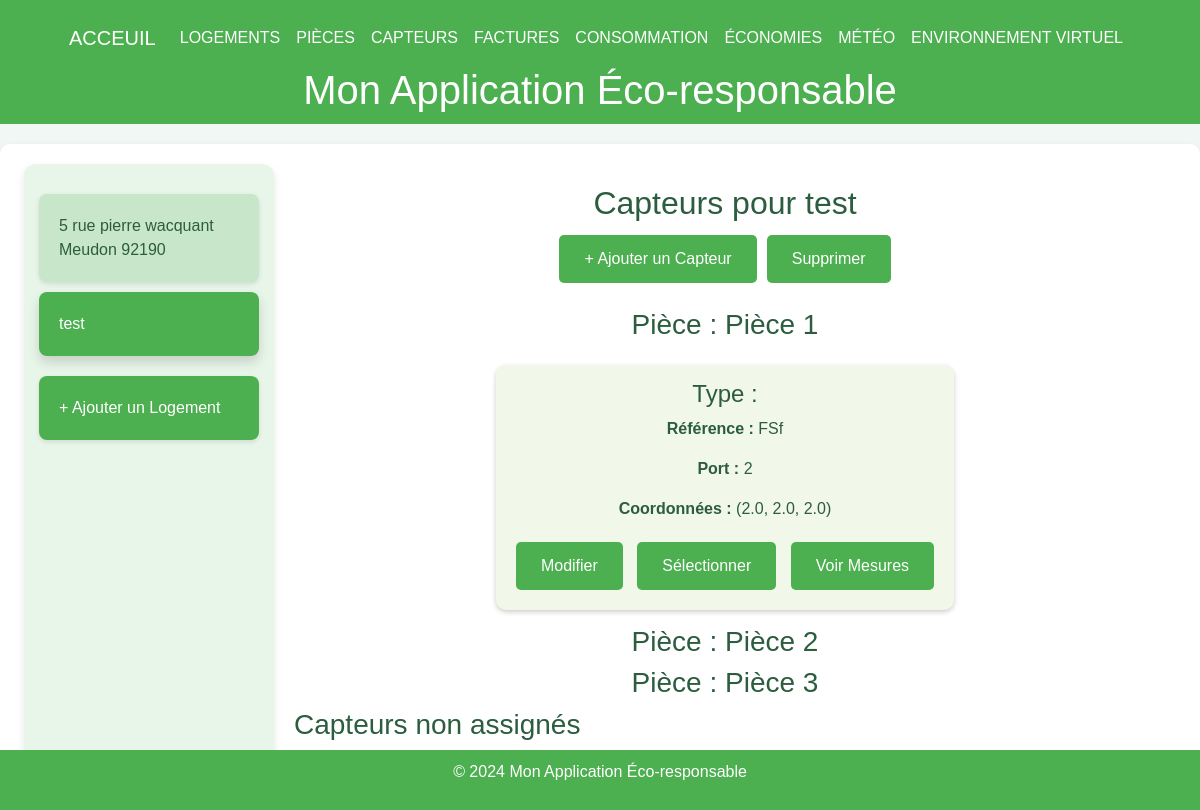
/sensors/2, run on an earlier commit of the app's database.
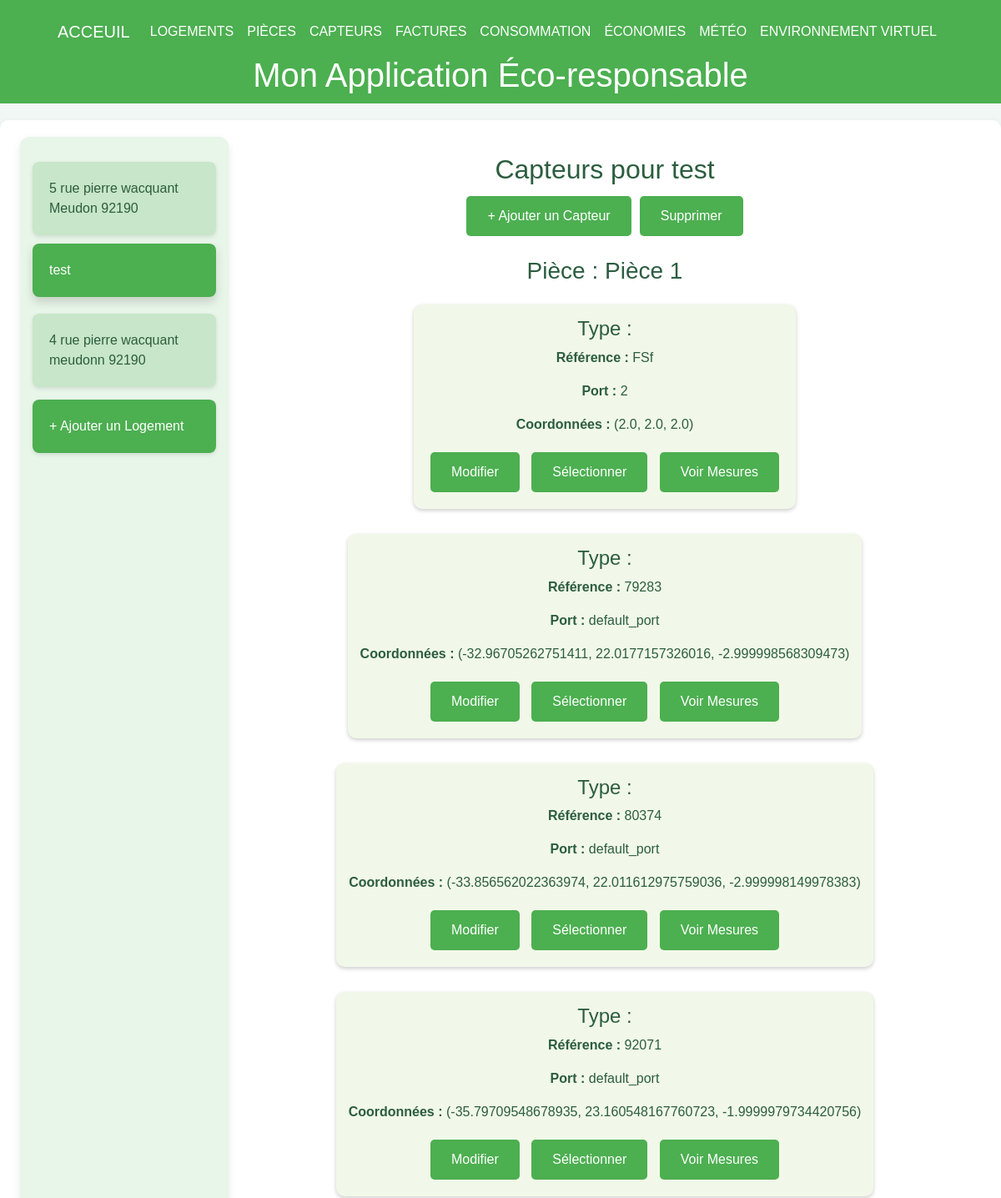
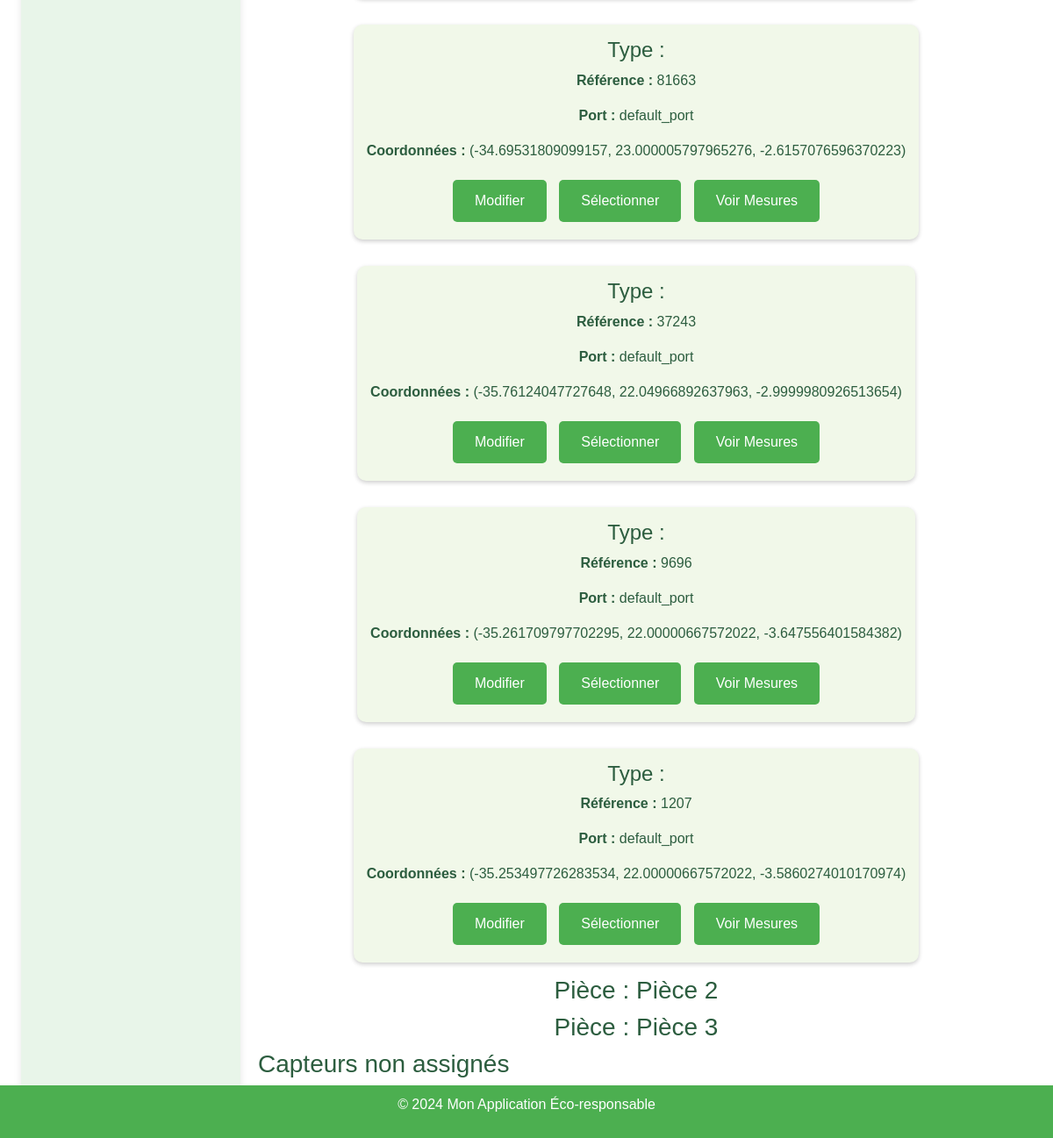
And on a later commit of the database (2 pictures, top to bottom).
### tables this page shows
CREATE TABLE Housing (
housing_id INTEGER PRIMARY KEY, -- Identifiant unique pour chaque logement
address VARCHAR(255), -- Adresse du logement
phone_number VARCHAR(20), -- NumÃ©ro de contact pour le logement
ip_address VARCHAR(15), -- Adresse IP associÃ©e au logement
insert_date TIMESTAMP DEFAULT CURRENT_TIMESTAMP -- Horodatage de l'ajout de l'enregistrement
);

CREATE TABLE Room (
    room_id INTEGER PRIMARY KEY, 
    housing_id INTEGER,
    name VARCHAR(100),
    x FLOAT,
    y FLOAT,
    z FLOAT,
    gltf_model VARCHAR(100) DEFAULT NULL,  -- Fix here: Comma instead of semicolon
    FOREIGN KEY (housing_id) REFERENCES Housing(housing_id)
);

CREATE TABLE Sensor (
    sensor_id INTEGER PRIMARY KEY, -- Identifiant unique pour chaque capteur ou actionneur
    room_id INTEGER, -- RÃ©fÃ©rence Ã  la piÃ¨ce oÃ¹ le capteur est installÃ©
    type_id INTEGER, -- RÃ©fÃ©rence au type de capteur/actionneur
    commercial_reference VARCHAR(50), -- RÃ©fÃ©rence commerciale du capteur/actionneur
    communication_port VARCHAR(50), -- Port utilisÃ© pour la communication avec le capteur/actionneur
    x_coordinate FLOAT, -- CoordonnÃ©e X du capteur
    y_coordinate FLOAT, -- CoordonnÃ©e Y du capteur
    z_coordinate FLOAT, -- CoordonnÃ©e Z du capteur
    insert_date TIMESTAMP DEFAULT CURRENT_TIMESTAMP, -- Horodatage de l'ajout de l'enregistrement du capteur
    FOREIGN KEY (room_id) REFERENCES Room(room_id), -- Lien entre le capteur et une piÃ¨ce spÃ©cifique
    FOREIGN KEY (type_id) REFERENCES SensorType(type_id) -- Lien entre le capteur et un type spÃ©cifique
);

### main.py (the view)
@app.get("/sensors/{housing_id}", response_class=HTMLResponse)
def get_sensors_by_housing(request: Request, housing_id: int):
    conn = get_db_connection()
    logements = conn.execute("SELECT housing_id, address FROM Housing").fetchall()
    sensors_by_room = conn.execute(
        """
        SELECT r.name AS room_name, s.sensor_id, s.type_id, s.commercial_reference, s.communication_port,
               s.x_coordinate, s.y_coordinate, s.z_coordinate, r.room_id
        FROM Sensor s
        JOIN Room r ON s.room_id = r.room_id
        WHERE r.housing_id = ?
        ORDER BY r.room_id
        """, (housing_id,)
    ).fetchall()
    rooms = conn.execute("SELECT room_id, name FROM Room WHERE housing_id = ?", (housing_id,)).fetchall()
    conn.close()
    sensors_by_room = [dict(sensor) for sensor in sensors_by_room]
    selected_logement_address = next(
        (logement["address"] for logement in logements if logement["housing_id"] == housing_id), None
    )
    return templates.TemplateResponse(
        "configuration.html",
        {
            "request": request,
            "logements": logements,
            "sensors_by_room": sensors_by_room,
            "rooms": rooms,
            "selected_id": housing_id,
            "selected_logement_address": selected_logement_address,
        },
    )

### templates/configuration.html (shortened to what this page needs)
{% extends "layout.html" %}
{% block content %}
<div class="container-fluid">
      <div class="menu">
            {% for logement in logements %}
            <div class="menu-item {% if selected_id == logement.housing_id %}active{% endif %}"
                  onclick="location.href='/sensors/{{ logement.housing_id }}'">
                  {{ logement.address }}
            </div>
            {% endfor %}
            <div class="menu-item" style="background-color: #4caf50; color: white;"
                  onclick="location.href='https://localhost:8000/logements'">
                  + Ajouter un Logement
            </div>
      </div>
      <div class="content">
            <h2 class="text-center">Capteurs pour {{ selected_logement_address or 'Logement par Défaut' }}</h2>
            <div class="actions">
                  <button class="btn" onclick="openAddModal()">+ Ajouter un Capteur</button>
                  <button class="btn" onclick="deleteSelected()">Supprimer</button>
            </div>
            {% if sensors_by_room %}
            {% for room in rooms %}
            <div class="room-section">
                  <h3 class="text-center">Pièce : {{ room.name }}</h3>
                  <div class="d-flex flex-wrap justify-content-center">
                        {% for sensor in sensors_by_room if sensor.room_id == room.room_id %}
                        <div class="tile" id="tile-{{ sensor.sensor_id }}">
                              <h4>Type : {{ sensor.type }}</h4>
                              <p><strong>Référence :</strong> {{ sensor.commercial_reference }}</p>
                              <p><strong>Port :</strong> {{ sensor.communication_port }}</p>
                              <p><strong>Coordonnées :</strong> ({{ sensor.x_coordinate }}, {{ sensor.y_coordinate }},
                                    {{ sensor.z_coordinate }})</p>
                              <button class="btn"
                                    onclick="openEditModal('{{ sensor.sensor_id }}', '{{ sensor.room_id }}', '{{ sensor.type_id }}', '{{ sensor.commercial_reference }}', '{{ sensor.communication_port }}', '{{ sensor.x_coordinate }}', '{{ sensor.y_coordinate }}', '{{ sensor.z_coordinate }}')">
                                    Modifier
                              </button>
                              <button class="btn"
                                    onclick="toggleSelection('{{ sensor.sensor_id }}')">Sélectionner</button>
                              <a href="/measurements/{{ sensor.sensor_id }}" class="btn" style="text-decoration: none;">
                                    Voir Mesures
                              </a>
                        </div>
                        {% endfor %}
                  </div>
            </div>
            {% endfor %}
            <div class="room-section">
                  <h3>Capteurs non assignés</h3>
            </div>
            {% else %}
            <p class="text-center">Aucun capteur trouvé pour ce logement.</p>
            {% endif %}
      </div>
</div>
{% endblock %}

### templates/layout.html (shortened to what this page needs)
<!DOCTYPE html>
<html lang="fr">
<head>
    <link href="https://cdn.jsdelivr.net/npm/bootstrap@5.3.0/dist/css/bootstrap.min.css" rel="stylesheet">
</head>
<body>
    <header>
        {% include 'menu.html' %}
        <h1>Mon Application Éco-responsable</h1>
    </header>
    <main class="container-fluid">
        {% block content %}{% endblock %}
    </main>
    <footer>
        <p>&copy; 2024 Mon Application Éco-responsable</p>
    </footer>
</body>
</html>

### templates/menu.html (shortened to what this page needs)
<nav class="navbar navbar-expand-lg navbar-light">
    <div class="container-fluid">
        <a class="navbar-brand text-white" href="/">Acceuil</a>
        <div class="collapse navbar-collapse" id="navbarNav">
            <ul class="navbar-nav">
                <li class="nav-item"><a class="nav-link text-white" href="/logements">Logements</a></li>
                <li class="nav-item"><a class="nav-link text-white" href="/rooms/1">Pièces</a></li>
                <li class="nav-item"><a class="nav-link text-white" href="/sensors/1">Capteurs</a></li>
                <li class="nav-item"><a class="nav-link text-white" href="/visualiser_factures">Factures</a></li>
                <li class="nav-item"><a class="nav-link text-white" href="/consommation_par_logement">Consommation</a></li>
                <li class="nav-item"><a class="nav-link text-white" href="/economies_realisees">Économies</a></li>
                <li class="nav-item"><a class="nav-link text-white" href="/meteo">Météo</a></li>
                <li class="nav-item"><a class="nav-link text-white" href="/vite_scene">Environnement Virtuel</a></li>
            </ul>
        </div>
    </div>
</nav>

### templates/layout.html (style rules this page uses)
body { font-family: Arial, sans-serif; margin: 0; padding: 0; background-color: #f0f7f4; color: #2c5d3f; }
header { background-color: #4caf50; color: white; display: flex; flex-direction: column; align-items: center; padding: 10px; position: relative; }
header h1 { text-align: center; margin: 0; }
main { margin: 20px auto; padding: 20px; max-width: 1200px; background-color: white; border-radius: 10px; box-shadow: 0 4px 10px rgba(0, 0, 0, 0.1); }
footer { background-color: #4caf50; color: white; text-align: center; padding: 10px 0; position: fixed; width: 100%; bottom: 0; }

### templates/configuration.html (style rules this page uses)
.container-fluid { display: flex; flex-direction: column; }
@media (min-width: 768px) { .container-fluid { flex-direction: row; } }
.menu { width: 100%; background-color: #e8f5e9; padding: 15px; border-radius: 12px; box-shadow: 0 4px 8px rgba(0, 0, 0, 0.1); }
@media (min-width: 768px) { .menu { width: 250px; border-bottom: none; border-radius: 12px; } }
.menu-item { background-color: #c8e6c9; padding: 20px; margin: 15px 0; text-align: left; border-radius: 8px; cursor: pointer; display: flex; align-items: center; gap: 15px; transition: transform 0.3s, box-shadow 0.3s; box-shadow: 0 2px 5px rgba(0, 0, 0, 0.1); }
.menu-item:hover, .menu-item.active { background-color: #4caf50; color: white; transform: translateY(-5px); box-shadow: 0 6px 12px rgba(0, 0, 0, 0.15); }
.content { flex: 1; padding: 20px; }
.actions { margin-bottom: 20px; display: flex; justify-content: center; flex-wrap: wrap; }
.btn { background-color: #4caf50; color: white; border: none; padding: 12px 25px; border-radius: 5px; cursor: pointer; transition: transform 0.2s; margin: 5px; }
.tile { display: inline-block; background-color: #f1f8e9; border-radius: 10px; padding: 15px; margin: 15px; box-shadow: 0 2px 5px rgba(0, 0, 0, 0.2); text-align: center; transition: transform 0.3s; }

### templates/menu.html (style rules this page uses)
.navbar { background-color: #4caf50 !important; }
.navbar-brand, .nav-link { color: white !important; position: relative; text-transform: uppercase; font-weight: 500; transition: color 0.3s ease; }
.nav-link::after { content: ''; position: absolute; left: 0; bottom: -3px; width: 0; height: 2px; background-color: #ffd700; transition: width 0.3s ease; }

What changed in the data, as far as the page shows it:
added Housing: address "4 rue pierre wacquant meudonn 92190"
added Sensor: commercial_reference "79283", communication_port "default_port", x_coordinate "-32.96705262751411", y_coordinate "22.0177157326016", z_coordinate "-2.999998568309473", shown under Room "Pièce 1"
added Sensor: commercial_reference "80374", communication_port "default_port", x_coordinate "-33.856562022363974", y_coordinate "22.011612975759036", z_coordinate "-2.999998149978383", shown under Room "Pièce 1"
added Sensor: commercial_reference "92071", communication_port "default_port", x_coordinate "-35.79709548678935", y_coordinate "23.160548167760723", z_coordinate "-1.9999979734420756", shown under Room "Pièce 1"
added Sensor: commercial_reference "81663", communication_port "default_port", x_coordinate "-34.69531809099157", y_coordinate "23.000005797965276", z_coordinate "-2.6157076596370223", shown under Room "Pièce 1"
added Sensor: commercial_reference "37243", communication_port "default_port", x_coordinate "-35.76124047727648", y_coordinate "22.04966892637963", z_coordinate "-2.9999980926513654", shown under Room "Pièce 1"
added Sensor: commercial_reference "9696", communication_port "default_port", x_coordinate "-35.261709797702295", y_coordinate "22.00000667572022", z_coordinate "-3.647556401584382", shown under Room "Pièce 1"
added Sensor: commercial_reference "1207", communication_port "default_port", x_coordinate "-35.253497726283534", y_coordinate "22.00000667572022", z_coordinate "-3.5860274010170974", shown under Room "Pièce 1"
